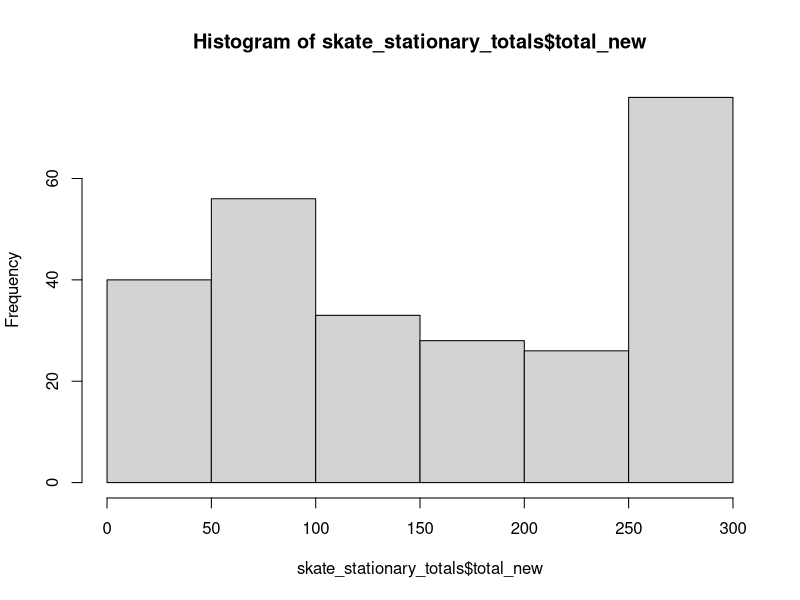
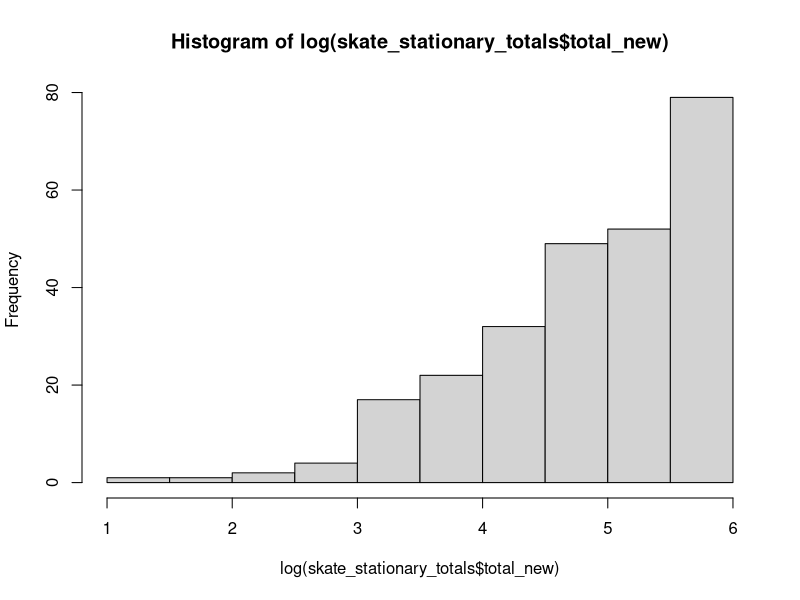
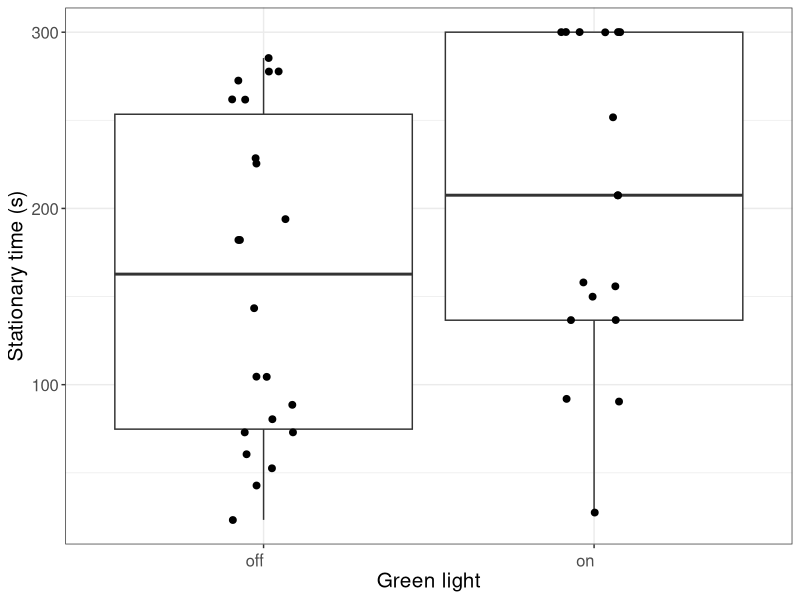
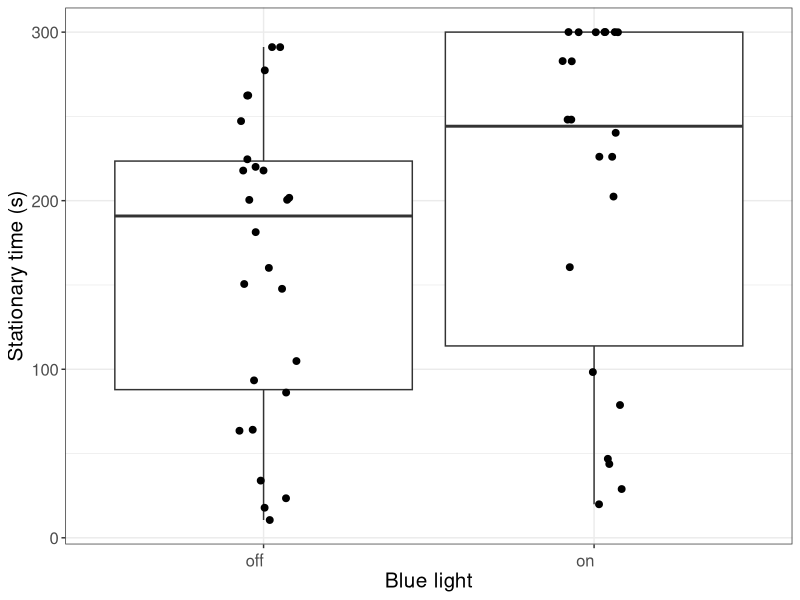
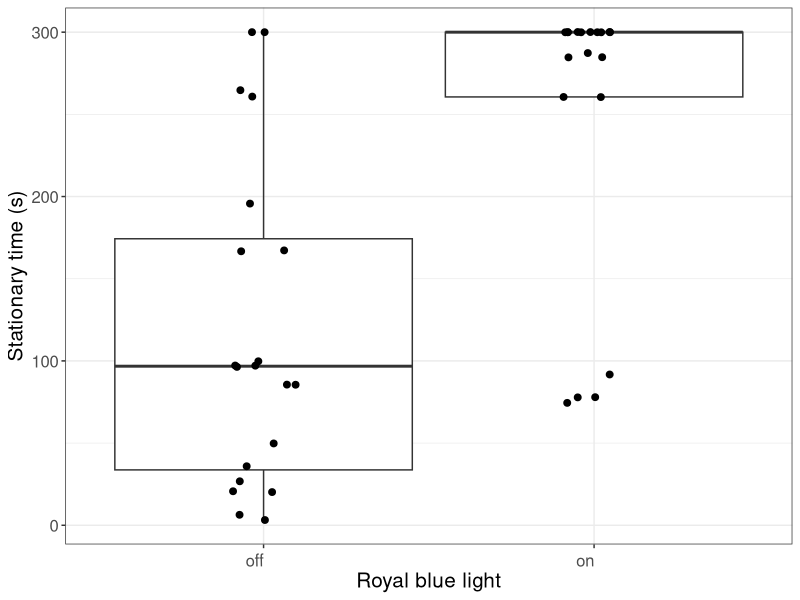
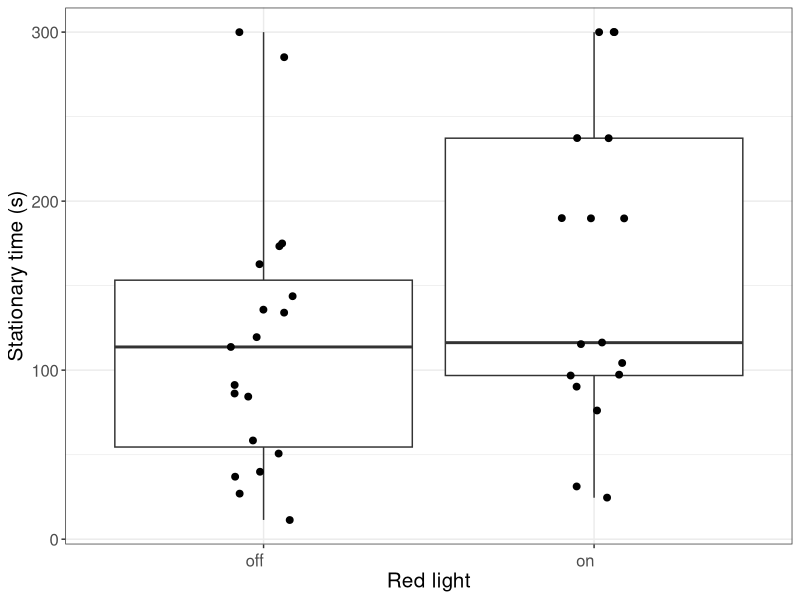
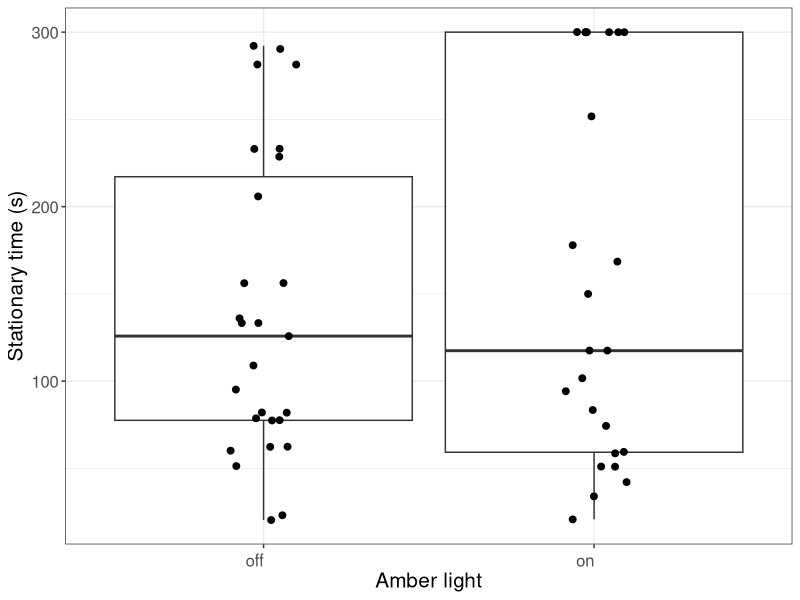
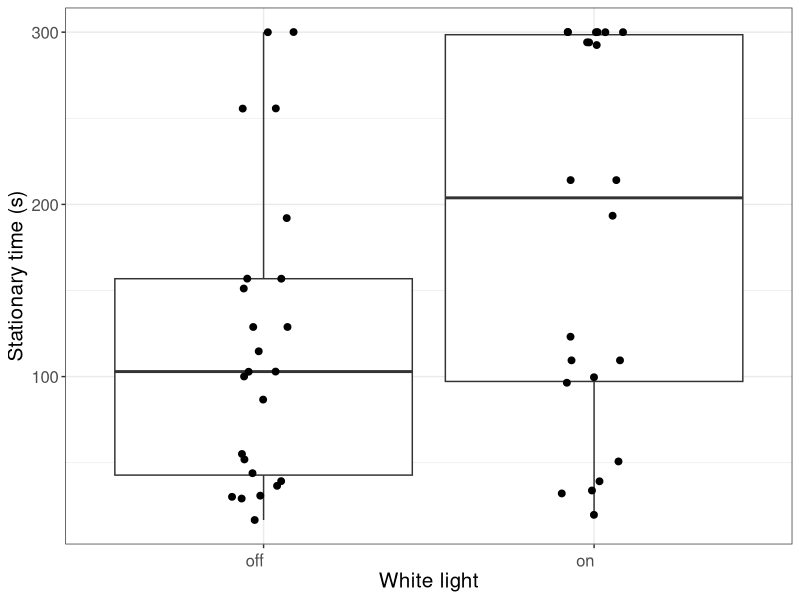

Here is the R script that generated these plots, in order:
##Script for cleaning data from video clips of tank trials at MBA
##tank trials took place between 13th May 2021 and 23rd August 2021
##Consisted of testing 27 skate (13 blonde rays, 12 spotted and 2 small-eyed)
#The tank was 2.5m by 170cm tank, with a blue fabric background and sand/sediment bottom
##subjected fish to light (around 50 watts**, a single LED made by SafetyNet Technologies)for 5 minutes, with 5 mins of no light immediately before
##6 light colours were used - blue, red, green, white, amber, royal blue 
##repeated for continuous and flashing light (4hz)
##one light was at either end of the tank - and I alternated between which side was switched on to rule out a tank-side bias 
##therefore, the light that was not  being switched on at one end of the tank was the control light
##videos analysed to see how fish responded to light, and whether certain colours influenced type of response)
#Behaviour types: 
#stationary_(light or control) = fish stationary for at least 15 seconds
#stationary_(light or control)_stop = fish starts to move again
##each behaviour was also characterised as either _on or _off 

library(dplyr)
library(ggplot2)
library(ggpubr)
#setwd
skate_stationary<-read.csv("skate_stationary.csv")
skate_stationary2<-skate_stationary[,-(1)]   
##total number of skates that were stationary, so we aren't just including "end" code
stat_totes<-skate_stationary2%>% group_by(trial_number, light_colour, light_type) %>%
  filter((n() <= 2 & time[1]<=16))
stat_total<- split(stat_totes, paste0(stat_totes$trial_number,sep="_", stat_totes$light_type, sep="_", stat_totes$light_colour))
#176 trials discounted-stationary whole trial

##for each trial, remove row if behaviour contains only stationary_control or stationary_light
##this is because the skate stayed stationary for the entire trial, which I am therefore removing
##to do this, filter out groups if rows are 2 in length(which means stationary +end)
##AND less than 16 seconds, which will delete all skate that have been stationary for entire trial
stat_filter<-skate_stationary2%>% group_by(trial_number, light_colour, light_type) %>%
  filter(!(n() <= 2 & time[1]<=16))
##remove trials with just end
stat_filter2<-stat_filter%>% group_by(trial_number, light_colour, light_type) %>%
  filter(!(n() <= 1))
###list to check number of different trials that we will analyse
trials<- split(stat_filter2, paste0(stat_filter2$trial_number,sep="_", stat_filter2$light_type, sep="_", stat_filter2$light_colour))
##110 diferent trials (not including skate that were stationary entire trial)
###TOTAL skate trials were 324 (27 skate, 2x light types, x6 colour modes)

###Stationary totals for control and exp sides########
skate_stationary_totals<-read.csv("stationary_total_control_exp.csv")

###Questions-
##Does light affect behaviour? - compare behaviour between 'on' and 'off' codes. 
##Does light colour affect behaviour? - compare behaviour across colours- for 'on' behaviour codes - more time stationary?
##Is there a difference in  behaviour between flashing and continuous light modes? -compare behaviour in across 2 treatments. 
##Do fish become habituated to light- 1) after initial exposure (during individual trial)? - 
#2) after whole trial period? (after exposure to all 6 colour modes)- trial number - does behaviour change depending on trial order


####data exploration#####
hist(skate_stationary_totals$total_new)
##kind of normally distributed 
hist(log(skate_stationary_totals$total_new))
##left skewed, looked better before logging

##stationary totals different for on and off??###
green_time_total<-subset(skate_stationary_totals, skate_stationary_totals$light_colour=="green")
green_table<-green_time_total %>% 
  group_by(light_mode) %>%
  summarize_at(vars("total_new"), funs(mean, sd))

green_time_plot<-ggplot(green_time_total, aes(x=light_mode, y=total_new)) + 
  geom_boxplot(outlier.shape = NA,position=position_dodge(width=1), width=0.9)+
  geom_point(position=position_jitter(width=0.1, height=.1), size=2)+
  labs(x = "Green light", 
       y = "Stationary time (s)")+
  theme_bw()+
  theme(axis.text.x = element_text(angle = 1, vjust = 0.5, hjust=1))+
  theme(text = element_text(size=15))+
  theme(legend.title=element_blank())+
  scale_fill_grey(start = 0.6, end = .9)
green_time_plot

blue_time_total<-subset(skate_stationary_totals, skate_stationary_totals$light_colour=="blue")

blue_table<-blue_time_total %>% 
  group_by(light_mode) %>%
  summarize_at(vars("total_new"), funs(mean, sd))

blue_time_plot<-ggplot(blue_time_total, aes(x=light_mode, y=total_new)) + 
  geom_boxplot(outlier.shape = NA,position=position_dodge(width=1), width=0.9)+
  geom_point(position=position_jitter(width=0.1, height=.1), size=2)+
  labs(x = "Blue light", 
       y = "Stationary time (s)")+
  theme_bw()+
  theme(axis.text.x = element_text(angle = 1, vjust = 0.5, hjust=1))+
  theme(text = element_text(size=15))+
  theme(legend.title=element_blank())+
  scale_fill_grey(start = 0.6, end = .9)
blue_time_plot

royalblue_time_total<-subset(skate_stationary_totals, skate_stationary_totals$light_colour=="royalblue")

royalblue_table<-royalblue_time_total %>% 
  group_by(light_mode) %>%
  summarize_at(vars("total_new"), funs(mean, sd))

royalblue_time_plot<-ggplot(royalblue_time_total, aes(x=light_mode, y=total_new)) + 
  geom_boxplot(outlier.shape = NA,position=position_dodge(width=1), width=0.9)+
  geom_point(position=position_jitter(width=0.1, height=.1), size=2)+
  labs(x = "Royal blue light", 
       y = "Stationary time (s)")+
  theme_bw()+
  theme(axis.text.x = element_text(angle = 1, vjust = 0.5, hjust=1))+
  theme(text = element_text(size=15))+
  theme(legend.title=element_blank())+
  scale_fill_grey(start = 0.6, end = .9)
royalblue_time_plot

red_time_total<-subset(skate_stationary_totals, skate_stationary_totals$light_colour=="red")

red_table<-red_time_total %>% 
  group_by(light_mode, light_type) %>%
  summarize_at(vars("total_new"), funs(mean, sd))

red_time_plot<-ggplot(red_time_total, aes(x=light_mode, y=total_new)) + 
  geom_boxplot(outlier.shape = NA,position=position_dodge(width=1), width=0.9)+
  geom_point(position=position_jitter(width=0.1, height=.1), size=2)+
  labs(x = "Red light", 
       y = "Stationary time (s)")+
  theme_bw()+
  theme(axis.text.x = element_text(angle = 1, vjust = 0.5, hjust=1))+
  theme(text = element_text(size=15))+
  theme(legend.title=element_blank())+
  scale_fill_grey(start = 0.6, end = .9)
red_time_plot

amber_time_total<-subset(skate_stationary_totals, skate_stationary_totals$light_colour=="amber")

amber_table<-amber_time_total %>% 
  group_by(light_mode, light_type) %>%
  summarize_at(vars("total_new"), funs(mean, sd))

amber_time_plot<-ggplot(amber_time_total, aes(x=light_mode, y=total_new)) + 
  geom_boxplot(outlier.shape = NA,position=position_dodge(width=1), width=0.9)+
  geom_point(position=position_jitter(width=0.1, height=.1), size=2)+
  labs(x = "Amber light", 
       y = "Stationary time (s)")+
  theme_bw()+
  theme(axis.text.x = element_text(angle = 1, vjust = 0.5, hjust=1))+
  theme(text = element_text(size=15))+
  theme(legend.title=element_blank())+
  scale_fill_grey(start = 0.6, end = .9)
amber_time_plot

white_time_total<-subset(skate_stationary_totals, skate_stationary_totals$light_colour=="white")

white_table<-white_time_total %>% 
  group_by(light_mode, light_type) %>%
  summarize_at(vars("total_new"), funs(mean, sd))

white_time_plot<-ggplot(white_time_total, aes(x=light_mode, y=total_new)) + 
  geom_boxplot(outlier.shape = NA,position=position_dodge(width=1), width=0.9)+
  geom_point(position=position_jitter(width=0.1, height=.1), size=2)+
  labs(x = "White light", 
       y = "Stationary time (s)")+
  theme_bw()+
  theme(axis.text.x = element_text(angle = 1, vjust = 0.5, hjust=1))+
  theme(text = element_text(size=15))+
  theme(legend.title=element_blank())+
  scale_fill_grey(start = 0.6, end = .9)
white_time_plot

###looks like more stationary with lights on. amber and red not as clear. high variance white

##experimental or control??
amber_ec<-ggplot(amber_time_total, aes(x=light_mode, y=total_new, shape=light_type)) + 
  geom_boxplot(outlier.shape = NA,position=position_dodge(width=1), width=0.9)+
  geom_point(position=position_jitterdodge(dodge.width=1))+
  scale_shape_manual(values = c(1, 17),labels=c('Continuous', 'Flashing'))+
  labs(x = "Amber light", 
       y = "Stationary time (s)")+
  theme_bw()+
  theme(axis.text.x = element_text(angle = 1, vjust = 0.5, hjust=1))+
  theme(legend.title=element_blank())+
  theme(text = element_text(size=11))+
  scale_fill_grey(start = 0.6, end = .9)
amber_ec

green_ec<-ggplot(green_time_total, aes(x=light_mode, y=total_new, shape=control_light)) + 
  geom_boxplot(outlier.shape = NA,position=position_dodge(width=1), width=0.9)+
  geom_point(position=position_jitterdodge(dodge.width=1))+
  scale_shape_manual(values = c(1, 17),labels=c('Control', 'Experimental'))+
  labs(x = "Green light", 
       y = "Stationary time (s)")+
  theme_bw()+
  theme(axis.text.x = element_text(angle = 1, vjust = 0.5, hjust=1))+
  theme(legend.title=element_blank())+
  theme(text = element_text(size=11))+
  scale_fill_grey(start = 0.6, end = .9)
green_ec

blue_ec<-ggplot(blue_time_total, aes(x=light_mode, y=total_new, shape=control_light)) + 
  geom_boxplot(outlier.shape = NA,position=position_dodge(width=1), width=0.9)+
  geom_point(position=position_jitterdodge(dodge.width=1))+
  scale_shape_manual(values = c(1, 17),labels=c('Control', 'Experimental'))+
  labs(x = "Blue light", 
       y = "Stationary time (s)")+
  theme_bw()+
  theme(axis.text.x = element_text(angle = 1, vjust = 0.5, hjust=1))+
  theme(legend.title=element_blank())+
  theme(text = element_text(size=11))+
  scale_fill_grey(start = 0.6, end = .9)
blue_ec

white_ec<-ggplot(white_time_total, aes(x=light_mode, y=total_new, shape=control_light)) + 
  geom_boxplot(outlier.shape = NA,position=position_dodge(width=1), width=0.9)+
  geom_point(position=position_jitterdodge(dodge.width=1))+
  scale_shape_manual(values = c(1, 17),labels=c('Control', 'Experimental'))+
  labs(x = "Whitelight", 
       y = "Stationary time (s)")+
  theme_bw()+
  theme(axis.text.x = element_text(angle = 1, vjust = 0.5, hjust=1))+
  theme(legend.title=element_blank())+
  theme(text = element_text(size=11))+
  scale_fill_grey(start = 0.6, end = .9)
white_ec

red_ec<-ggplot(red_time_total, aes(x=light_mode, y=total_new, shape=control_light)) + 
  geom_boxplot(outlier.shape = NA,position=position_dodge(width=1), width=0.9)+
  geom_point(position=position_jitterdodge(dodge.width=1))+
  scale_shape_manual(values = c(1, 17),labels=c('Control', 'Experimental'))+
  labs(x = "Red light", 
       y = "Stationary time (s)")+
  theme_bw()+
  theme(axis.text.x = element_text(angle = 1, vjust = 0.5, hjust=1))+
  theme(legend.title=element_blank())+
  theme(text = element_text(size=11))+
  scale_fill_grey(start = 0.6, end = .9)
red_ec

rblue_ec<-ggplot(royalblue_time_total, aes(x=light_mode, y=total_new, shape=control_light)) + 
  geom_boxplot(outlier.shape = NA,position=position_dodge(width=1), width=0.9)+
  geom_point(position=position_jitterdodge(dodge.width=1))+
  scale_shape_manual(values = c(1, 17),labels=c('Control', 'Experimental'))+
  labs(x = "Royal blue light", 
       y = "Stationary time (s)")+
  theme_bw()+
  theme(axis.text.x = element_text(angle = 1, vjust = 0.5, hjust=1))+
  theme(legend.title=element_blank())+
  theme(text = element_text(size=11))+
  scale_fill_grey(start = 0.6, end = .9)
rblue_ec

###not much of a pattern, large variation

##flashing or continuous differences?
amber_cf<-ggplot(amber_time_total, aes(x=light_mode, y=total_new, shape=light_type)) + 
  geom_boxplot(outlier.shape = NA,position=position_dodge(width=1), width=0.9)+
  geom_point(position=position_jitterdodge(dodge.width=1))+
  scale_shape_manual(values = c(1, 17),labels=c('Continuous', 'Flashing'))+
  labs(x = "Amber light", 
       y = "Stationary time (s)")+
  theme_bw()+
  theme(axis.text.x = element_text(angle = 1, vjust = 0.5, hjust=1))+
  theme(legend.title=element_blank())+
  theme(text = element_text(size=11))+
  scale_fill_grey(start = 0.6, end = .9)
amber_cf

green_cf<-ggplot(green_time_total, aes(x=light_mode, y=total_new, shape=control_light)) + 
  geom_boxplot(outlier.shape = NA,position=position_dodge(width=1), width=0.9)+
  geom_point(position=position_jitterdodge(dodge.width=1))+
  scale_shape_manual(values = c(1, 17),labels=c('Continuous', 'Flashing'))+
  labs(x = "Green light", 
       y = "Stationary time (s)")+
  theme_bw()+
  theme(axis.text.x = element_text(angle = 1, vjust = 0.5, hjust=1))+
  theme(legend.title=element_blank())+
  theme(text = element_text(size=11))+
  scale_fill_grey(start = 0.6, end = .9)
green_cf

blue_cf<-ggplot(blue_time_total, aes(x=light_mode, y=total_new, shape=control_light)) + 
  geom_boxplot(outlier.shape = NA,position=position_dodge(width=1), width=0.9)+
  geom_point(position=position_jitterdodge(dodge.width=1))+
  scale_shape_manual(values = c(1, 17),labels=c('Continuous', 'Flashing'))+
  labs(x = "Blue light", 
       y = "Stationary time (s)")+
  theme_bw()+
  theme(axis.text.x = element_text(angle = 1, vjust = 0.5, hjust=1))+
  theme(legend.title=element_blank())+
  theme(text = element_text(size=11))+
  scale_fill_grey(start = 0.6, end = .9)
blue_cf

white_cf<-ggplot(white_time_total, aes(x=light_mode, y=total_new, shape=control_light)) + 
  geom_boxplot(outlier.shape = NA,position=position_dodge(width=1), width=0.9)+
  geom_point(position=position_jitterdodge(dodge.width=1))+
  scale_shape_manual(values = c(1, 17),labels=c('Continuous', 'Flashing'))+
  labs(x = "Whitelight", 
       y = "Stationary time (s)")+
  theme_bw()+
  theme(axis.text.x = element_text(angle = 1, vjust = 0.5, hjust=1))+
  theme(legend.title=element_blank())+
  theme(text = element_text(size=11))+
  scale_fill_grey(start = 0.6, end = .9)
white_cf

red_cf<-ggplot(red_time_total, aes(x=light_mode, y=total_new, shape=control_light)) + 
  geom_boxplot(outlier.shape = NA,position=position_dodge(width=1), width=0.9)+
  geom_point(position=position_jitterdodge(dodge.width=1))+
  scale_shape_manual(values = c(1, 17),labels=c('Continuous', 'Flashing'))+
  labs(x = "Red light", 
       y = "Stationary time (s)")+
  theme_bw()+
  theme(axis.text.x = element_text(angle = 1, vjust = 0.5, hjust=1))+
  theme(legend.title=element_blank())+
  theme(text = element_text(size=11))+
  scale_fill_grey(start = 0.6, end = .9)
red_cf

rblue_cf<-ggplot(royalblue_time_total, aes(x=light_mode, y=total_new, shape=control_light)) + 
  geom_boxplot(outlier.shape = NA,position=position_dodge(width=1), width=0.9)+
  geom_point(position=position_jitterdodge(dodge.width=1))+
  scale_shape_manual(values = c(1, 17),labels=c('Continuous', 'Flashing'))+
  labs(x = "Royal blue light", 
       y = "Stationary time (s)")+
  theme_bw()+
  theme(axis.text.x = element_text(angle = 1, vjust = 0.5, hjust=1))+
  theme(legend.title=element_blank())+
  theme(text = element_text(size=11))+
  scale_fill_grey(start = 0.6, end = .9)
rblue_cf

###not much of a pattern

############stats analysis#########
skate_stationary_totals$LightFact <- factor(skate_stationary_totals$LightFact, levels = c("off", "amber", "blue", "green", "red","royalblue","white"))
skate_stationary_totals$TypeFact <- factor(skate_stationary_totals$TypeFact, levels = c("off", "flashing", "continuous"))
skate_stationary_totals$light_order<-as.factor(skate_stationary_totals$light_order)
skate_stationary_totals$type_order<-as.factor(skate_stationary_totals$type_order)
skate_stationary_totals$trial_number<-as.factor(skate_stationary_totals$trial_number)
skate_stationary_totals$light_side<-as.factor(skate_stationary_totals$light_side)
skate_stationary_totals$species<-as.factor(skate_stationary_totals$species)

require(lmerTest)

linear1 <-lmer(total_new ~ 
                +LightFact
                +TypeFact
                +species
                +mls
                +control_light
                +light_side
                +light_order
                +type_order
                +(1|trial_number), data = skate_stationary_totals) 
summary(linear1)

###royal blue, green, blue significant. more stationary after 5th
##same result for wing length as well.
ggarrange(royalblue_time_plot, blue_time_plot, green_time_plot, ncol=3, nrow=1, common.legend = TRUE, legend="bottom")
